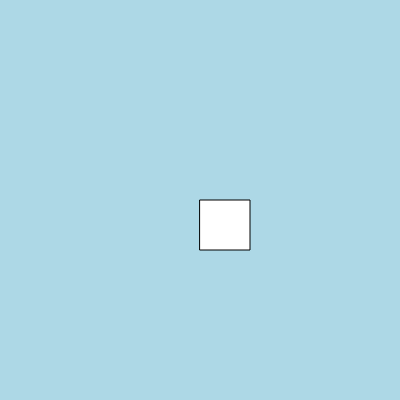
Frame 1 (no input)
Frame 60 (no input): identical to frame 1, image omitted
Frame 120 (the mouse pressed at the canvas centre since frame 60): identical to frame 1, image omitted

The p5.js sketch that drew this single still picture (run headless with seeded random() and noise() and a simulated clock; from frame 60 on, the mouse is pressed at the canvas centre):

// p5.js sketch
// ── sketch.js

function setup() {
  createCanvas(400,400);
}

function draw() 
{
  background("lightblue");
rect(200,200,50,50);
}
